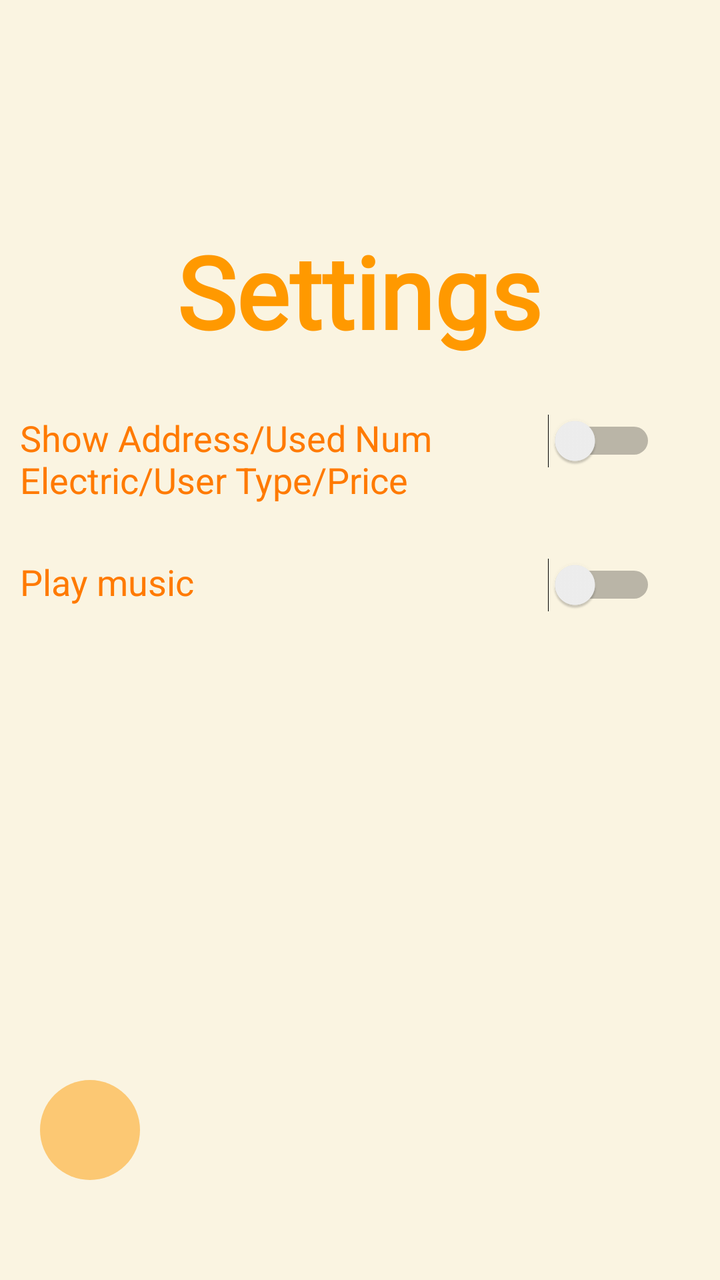
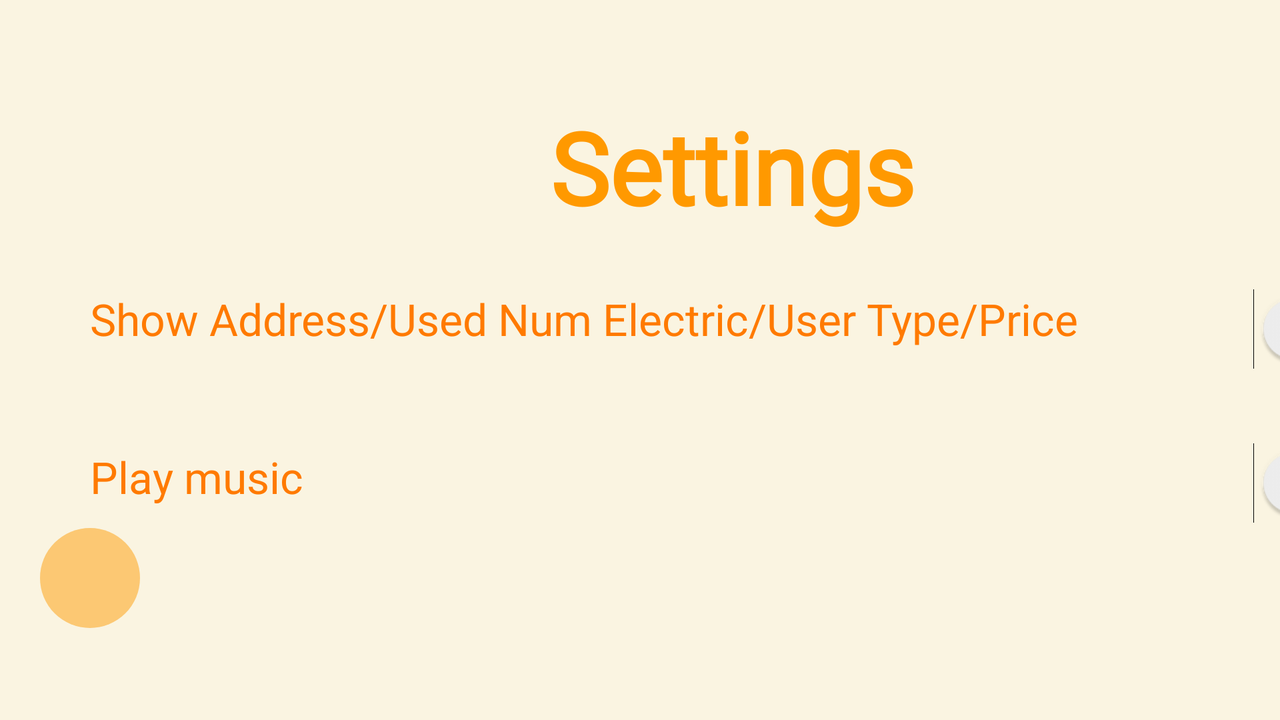

Compare how this app lays out the same screen by default and in its alternative resource folder. The renders come first, then the two layout files and the values they reference.
<!-- AndroidManifest.xml: application theme Theme.Electric_Bill_Management -->
<!-- res/layout/activity_setting.xml -->
<?xml version="1.0" encoding="utf-8"?>
<androidx.constraintlayout.widget.ConstraintLayout xmlns:android="http://schemas.android.com/apk/res/android"
    xmlns:app="http://schemas.android.com/apk/res-auto"
    xmlns:tools="http://schemas.android.com/tools"
    android:id="@+id/main"
    android:layout_width="match_parent"
    android:layout_height="match_parent"
    android:layout_gravity="center_horizontal"
    android:background="#FAF4E1"
    tools:context=".SettingActivity">

    <ImageButton
        android:id="@+id/btnBack"
        android:layout_width="50dp"
        android:layout_height="50dp"
        android:layout_marginStart="20dp"
        android:layout_marginBottom="50dp"
        android:background="@drawable/circle_button"
        app:layout_constraintBottom_toBottomOf="parent"
        app:layout_constraintStart_toStartOf="parent"
        app:srcCompat="@drawable/ic_back" />

    <TextView
        android:id="@+id/textView"
        android:layout_width="wrap_content"
        android:layout_height="wrap_content"
        android:layout_marginTop="112dp"
        android:fontFamily="@font/dm_serif_display"
        android:text="Settings"
        android:textColor="#FF9900"
        android:textSize="50sp"
        android:textStyle="bold"
        app:layout_constraintEnd_toEndOf="parent"
        app:layout_constraintHorizontal_bias="0.497"
        app:layout_constraintStart_toStartOf="parent"
        app:layout_constraintTop_toTopOf="parent" />

    <TextView
        android:id="@+id/textView1"
        android:layout_width="0dp"
        android:layout_height="55dp"
        android:layout_marginStart="10dp"
        android:layout_marginTop="28dp"
        android:layout_marginEnd="20dp"
        android:text="Show Address/Used Num Electric/User Type/Price"
        android:textColor="#FF7A00"
        android:textSize="18sp"
        app:layout_constraintEnd_toEndOf="parent"
        app:layout_constraintEnd_toStartOf="@+id/switch_visibility"
        app:layout_constraintHorizontal_bias="0.093"
        app:layout_constraintStart_toStartOf="parent"
        app:layout_constraintTop_toBottomOf="@+id/textView" />

    <Switch
        android:id="@+id/switch_visibility"
        android:layout_width="wrap_content"
        android:layout_height="wrap_content"
        android:layout_marginEnd="32dp"
        app:layout_constraintBaseline_toBaselineOf="@+id/textView1"
        app:layout_constraintEnd_toEndOf="parent"
        app:layout_constraintStart_toEndOf="@+id/textView1" />

    <TextView
        android:id="@+id/textView2"
        android:layout_width="0dp"
        android:layout_height="55dp"
        android:layout_marginStart="10dp"
        android:layout_marginTop="100dp"
        android:layout_marginEnd="20dp"
        android:text="Play music"
        android:textColor="#FF7A00"
        android:textSize="18sp"
        app:layout_constraintEnd_toEndOf="parent"
        app:layout_constraintEnd_toStartOf="@+id/switch_music"
        app:layout_constraintHorizontal_bias="0.093"
        app:layout_constraintStart_toStartOf="parent"
        app:layout_constraintTop_toBottomOf="@+id/textView" />

    <Switch
        android:id="@+id/switch_music"
        android:layout_width="wrap_content"
        android:layout_height="wrap_content"
        android:layout_marginEnd="32dp"
        app:layout_constraintBaseline_toBaselineOf="@+id/textView2"
        app:layout_constraintEnd_toEndOf="parent"
        app:layout_constraintStart_toEndOf="@+id/textView2" />

</androidx.constraintlayout.widget.ConstraintLayout>
<!-- resources referenced by this layout -->
<resources>
  <!-- drawable circle_button (drawable) -->
  <?xml version="1.0" encoding="utf-8"?>
  <shape xmlns:android="http://schemas.android.com/apk/res/android">
      <solid android:color="#FCC873" /> 
      <corners android:radius="50dp" /> 
  </shape>
  <style name="Theme.Electric_Bill_Management" parent="Base.Theme.Electric_Bill_Management" />
  <style name="Base.Theme.Electric_Bill_Management" parent="Theme.Material3.DayNight.NoActionBar">
          
          
      </style>
</resources>
<!-- res/layout-land/activity_setting.xml (the repository's variant of the layout above) -->
<!-- drawn on the phone turned sideways -->
<?xml version="1.0" encoding="utf-8"?>
<androidx.constraintlayout.widget.ConstraintLayout xmlns:android="http://schemas.android.com/apk/res/android"
    xmlns:app="http://schemas.android.com/apk/res-auto"
    xmlns:tools="http://schemas.android.com/tools"
    android:id="@+id/main"
    android:layout_width="match_parent"
    android:layout_height="match_parent"
    android:layout_gravity="center_horizontal"
    android:background="#FAF4E1"
    android:orientation="horizontal"
    tools:context=".SettingActivity">

    <ImageButton
        android:id="@+id/btnBack"
        android:layout_width="50dp"
        android:layout_height="50dp"
        android:layout_marginStart="20dp"
        android:layout_marginBottom="46dp"
        android:background="@drawable/circle_button"
        app:layout_constraintBottom_toBottomOf="parent"
        app:layout_constraintStart_toStartOf="parent"
        app:srcCompat="@drawable/ic_back" />

    <TextView
        android:id="@+id/textView"
        android:layout_width="wrap_content"
        android:layout_height="wrap_content"
        android:layout_marginStart="275dp"
        android:layout_marginTop="50dp"
        android:fontFamily="@font/dm_serif_display"
        android:text="Settings"
        android:textColor="#FF9900"
        android:textSize="50sp"
        android:textStyle="bold"
        app:layout_constraintStart_toStartOf="parent"
        app:layout_constraintTop_toTopOf="parent" />

    <TextView
        android:id="@+id/textView1"
        android:layout_width="535dp"
        android:layout_height="65dp"
        android:layout_marginStart="45dp"
        android:layout_marginTop="28dp"
        android:text="Show Address/Used Num Electric/User Type/Price"
        android:textColor="#FF7A00"
        android:textSize="22sp"
        app:layout_constraintStart_toStartOf="parent"
        app:layout_constraintTop_toBottomOf="@+id/textView" />

    <Switch
        android:id="@+id/switch_visibility"
        android:layout_width="wrap_content"
        android:layout_height="wrap_content"
        android:layout_marginStart="60dp"
        android:layout_marginTop="151dp"
        android:scaleX="1.5"
        android:scaleY="1.5"
        app:layout_constraintStart_toEndOf="@+id/textView1"
        app:layout_constraintTop_toTopOf="parent" />

    <TextView
        android:id="@+id/textView2"
        android:layout_width="535dp"
        android:layout_height="55dp"
        android:layout_marginStart="45dp"
        android:layout_marginTop="14dp"
        android:text="Play music"
        android:textColor="#FF7A00"
        android:textSize="22sp"
        app:layout_constraintStart_toStartOf="parent"
        app:layout_constraintTop_toBottomOf="@+id/textView1" />

    <Switch
        android:id="@+id/switch_music"
        android:layout_width="wrap_content"
        android:layout_height="wrap_content"
        android:layout_marginStart="60dp"
        android:layout_marginTop="50dp"
        android:scaleX="1.5"
        android:scaleY="1.5"
        app:layout_constraintStart_toEndOf="@+id/textView2"
        app:layout_constraintTop_toBottomOf="@+id/switch_visibility" />

</androidx.constraintlayout.widget.ConstraintLayout>
